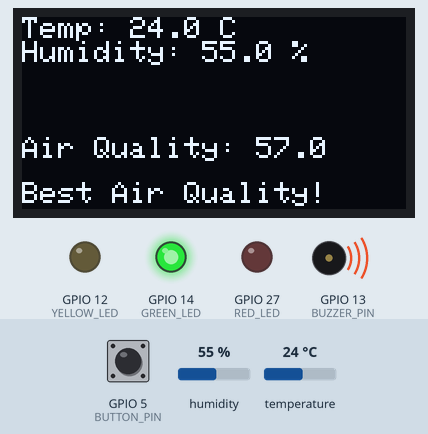
The sketch below on a simulated ESP32. Parts: 128×64 one-colour display, output pins drawn as LEDs (lit = HIGH), buzzer (waves = sounding). The inputs (shaded band) are chosen by the test bench; at power-on: temperature 24 °C, GPIO 5 (BUTTON_PIN) HIGH, humidity 55 %. Random numbers use the default seed unless the sketch sets one; EEPROM starts erased.

Above: at 1.2 s.
1.3 s: temperature set to 39.6 °C
At 4.3 s:
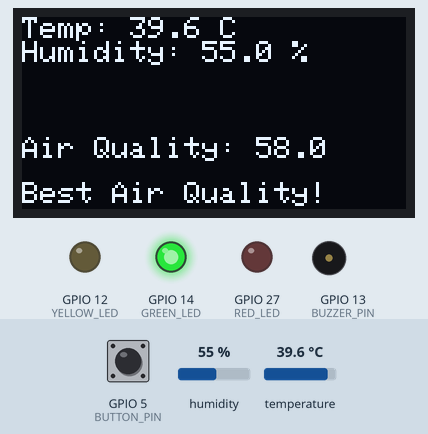
4.4 s: temperature set to 40.6 °C
At 7.5 s:
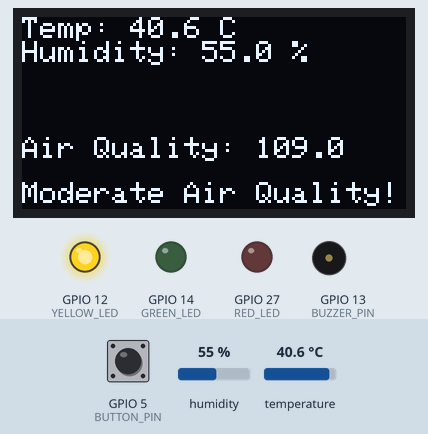
7.6 s: GPIO 5 (BUTTON_PIN) pulled LOW for 1.35 s
At 10.0 s:
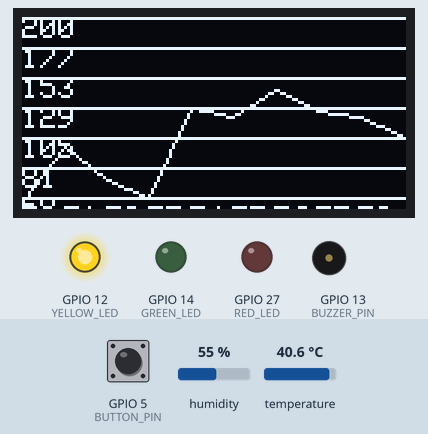
10.4 s: GPIO 5 (BUTTON_PIN) pulled LOW for 1.35 s
At 12.2 s:
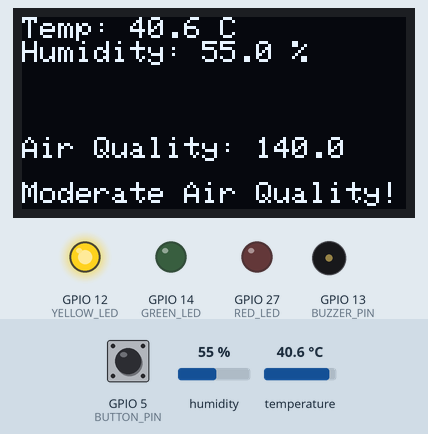
13.2 s: temperature set to 12 °C
At 14.3 s:
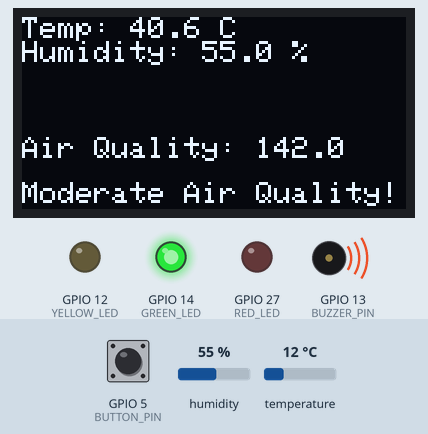
15.3 s: GPIO 5 (BUTTON_PIN) pulled LOW for 3.2 s
At 19.0 s:
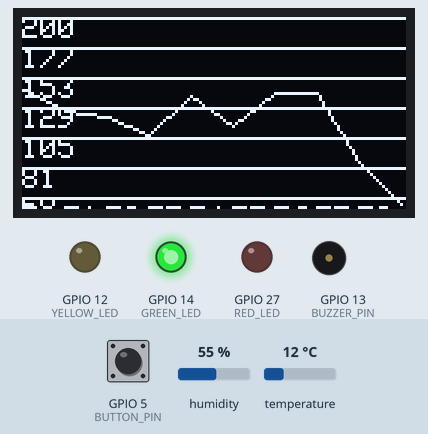
Timing chart, 0 to 20.5 s (numbered marks = the images above; inputs shaded):
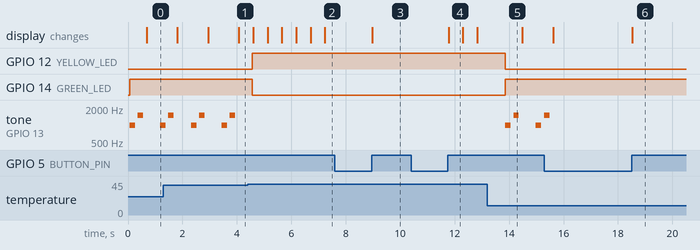

Measured:
- the behaviour switches between 39.9 and 40 °C on temperature (found by bisection; images 1 and 2)
- after the input at 4.4 s, GPIO 12 (YELLOW_LED): LOW → HIGH after 0.17 s; GPIO 14 (GREEN_LED): HIGH → LOW after 0.17 s
- after the input at 10.4 s, the display: changes after 1.4 s (image 4)
- after the input at 13.2 s, GPIO 12 (YELLOW_LED): HIGH → LOW after 0.66 s; GPIO 14 (GREEN_LED): LOW → HIGH after 0.66 s; tone on GPIO 13 (BUZZER_PIN): plays 1000 Hz for 0.20 s, 1500 Hz for 0.20 s, 1000 Hz for 0.20 s, 1500 Hz for 0.01 s, starting after 0.66 s
- by itself, tone on GPIO 13 (BUZZER_PIN): repeats every 1.1 s: 1500 Hz 0.20 s, silent 0.63 s, 1000 Hz 0.20 s, silent 0.10 s
- what the display in image 4 shows lasts 0.5 s, from 11.8 s to 12.3 s

The sketch:

sketch.ino
```cpp
#include <Adafruit_SSD1306.h>
#include <DHT.h>
#include <EEPROM.h>

// Pin Definitions
#define DHTPIN 4
#define DHTTYPE DHT22
#define GREEN_LED 14
#define YELLOW_LED 12
#define RED_LED 27
#define BUTTON_PIN 5  // Button pin to toggle graph view
#define BUZZER_PIN 13 // Pin for buzzer

// OLED Display
#define SCREEN_WIDTH 128
#define SCREEN_HEIGHT 64
Adafruit_SSD1306 display(SCREEN_WIDTH, SCREEN_HEIGHT, &Wire, -1);

// DHT Sensor
DHT dht(DHTPIN, DHTTYPE);

// Variables
float airQuality = 0;            // Simulated Air Quality
int airQualityLevel = 0;         // 0: Good, 1: Moderate, 2: Poor
float airQualityHistory[10];     // Stores the last 10 air quality readings
int viewGraph = false;           // Flag to toggle between data view and graph view

void setup() {
  Serial.begin(115200);

  // Initialize OLED
  if (!display.begin(SSD1306_SWITCHCAPVCC, 0x3C)) {
    Serial.println("SSD1306 allocation failed");
    for (;;);
  }
  display.clearDisplay();

  // Initialize DHT Sensor
  dht.begin();

  // Initialize LEDs
  pinMode(GREEN_LED, OUTPUT);
  pinMode(YELLOW_LED, OUTPUT);
  pinMode(RED_LED, OUTPUT);

  // Initialize Button
  pinMode(BUTTON_PIN, INPUT_PULLUP);

  // Initialize Buzzer
  pinMode(BUZZER_PIN, OUTPUT);

  // Load previous air quality history from EEPROM
  loadHistory();

  display.println("Setup Complete");
  display.display();
}

void loop() {
  // Check button state
  if (digitalRead(BUTTON_PIN) == LOW) { // Button pressed
    delay(300); // Debounce delay
    viewGraph = !viewGraph; // Toggle the graph view
    while (digitalRead(BUTTON_PIN) == LOW); // Wait for button release
  }

  if (viewGraph) {
    displayGraph(); // Show the graph when viewGraph is true
  } else {
    displayRealTimeData(); // Show the real-time data when viewGraph is false
  }

  delay(500); // Delay before next iteration
}

void displayRealTimeData() {
  // Read Temperature and Humidity
  float temp = dht.readTemperature();
  float humidity = dht.readHumidity();

  // Simulate Air Quality based on Temperature
  if (temp < 40) {
    airQuality = random(50, 100); // Good air quality
    airQualityLevel = 0;          // Good
  } else if (temp < 50) {
    airQuality = random(100, 150); // Moderate air quality
    airQualityLevel = 1;           // Moderate
  } else {
    airQuality = random(150, 200); // Poor air quality
    airQualityLevel = 2;           // Poor
  }

  // Update LEDs based on air quality
  digitalWrite(GREEN_LED, airQualityLevel == 0);  // Green LED for Good air quality
  digitalWrite(YELLOW_LED, airQualityLevel == 1); // Yellow LED for Moderate
  digitalWrite(RED_LED, airQualityLevel == 2);    // Red LED for Poor

  // Update OLED Display
  display.clearDisplay();
  display.setTextSize(1); // Smaller text size for values
  display.setTextColor(SSD1306_WHITE);
  display.setCursor(0, 0);

  // Display Temperature and Humidity
  display.printf("Temp: %.1f C\n", temp);
  display.printf("Humidity: %.1f %%\n", humidity);

  // Display Air Quality value
  display.setCursor(0, 40);
  display.printf("Air Quality: %.1f\n", airQuality);

  // Add message for air quality levels
  display.setCursor(0, 55);
  if (airQualityLevel == 0) {
    display.println("Best Air Quality!");
    playTikTokTone(); // Play TikTok tone for good air quality
  } else if (airQualityLevel == 1) {
    display.println("Moderate Air Quality!");
    noTone(BUZZER_PIN); // No tone for moderate air quality
  } else if (airQualityLevel == 2) {
    display.println("Danger: Poor Air!");
    playDangerTone(); // Play Danger tone for poor air quality
  }

  display.display();

  // Save air quality to history
  saveToHistory(airQuality);
}

void displayGraph() {
  display.clearDisplay();

  // Draw Grid Lines
  drawGridLines();

  // Draw Graph
  for (int i = 0; i < 9; i++) {
    int y1 = 63 - map(airQualityHistory[i], 50, 200, 0, 63); // Map air quality value to Y-axis
    int y2 = 63 - map(airQualityHistory[i + 1], 50, 200, 0, 63);
    display.drawLine(i * 14, y1, (i + 1) * 14, y2, SSD1306_WHITE);
  }

  // Draw X and Y axis Labels
  drawXAxisLabels();
  drawYAxisLabels();

  display.display();
}

void drawGridLines() {
  for (int y = 0; y < 64; y += 10) {
    display.drawLine(0, y, 127, y, SSD1306_WHITE); // Horizontal grid lines
  }
}

void drawXAxisLabels() {
  for (int i = 0; i < 10; i++) {
    display.setCursor(i * 14, 63);
    display.print("T" + String(i)); // Example: T0, T1, T2, ..., T9
  }
}

void drawYAxisLabels() {
  for (int y = 0; y < 64; y += 10) {
    int airQualityValue = map(y, 0, 63, 200, 50); // Map Y position back to air quality value
    display.setCursor(0, y);
    display.print(airQualityValue);
  }
}

void saveToHistory(float airQualityValue) {
  // Shift air quality values in history
  for (int i = 0; i < 9; i++) {
    airQualityHistory[i] = airQualityHistory[i + 1];
  }
  airQualityHistory[9] = airQualityValue;

  // Save to EEPROM
  for (int i = 0; i < 10; i++) {
    EEPROM.put(i * sizeof(float), airQualityHistory[i]);
  }
}

void loadHistory() {
  // Load air quality history from EEPROM
  for (int i = 0; i < 10; i++) {
    EEPROM.get(i * sizeof(float), airQualityHistory[i]);
  }
}

void playTikTokTone() {
  tone(BUZZER_PIN, 1000, 200); // 1000 Hz for 200 ms
  delay(300);
  tone(BUZZER_PIN, 1500, 200); // 1500 Hz for 200 ms
  delay(300);
  noTone(BUZZER_PIN);
}

void playDangerTone() {
  for (int i = 0; i < 5; i++) {
    tone(BUZZER_PIN, 500, 300); // 500 Hz for 300 ms
    delay(400);
    noTone(BUZZER_PIN);
    delay(200);
  }
}
```
